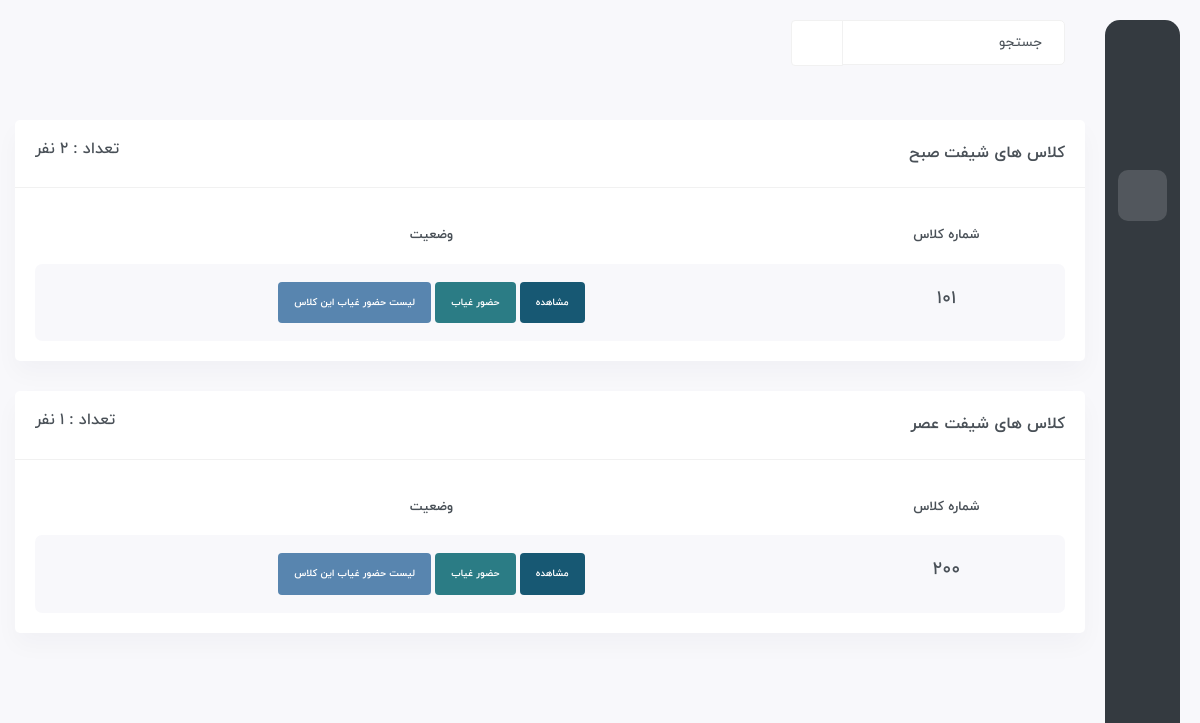
Page / (signed in) on the earlier database version.
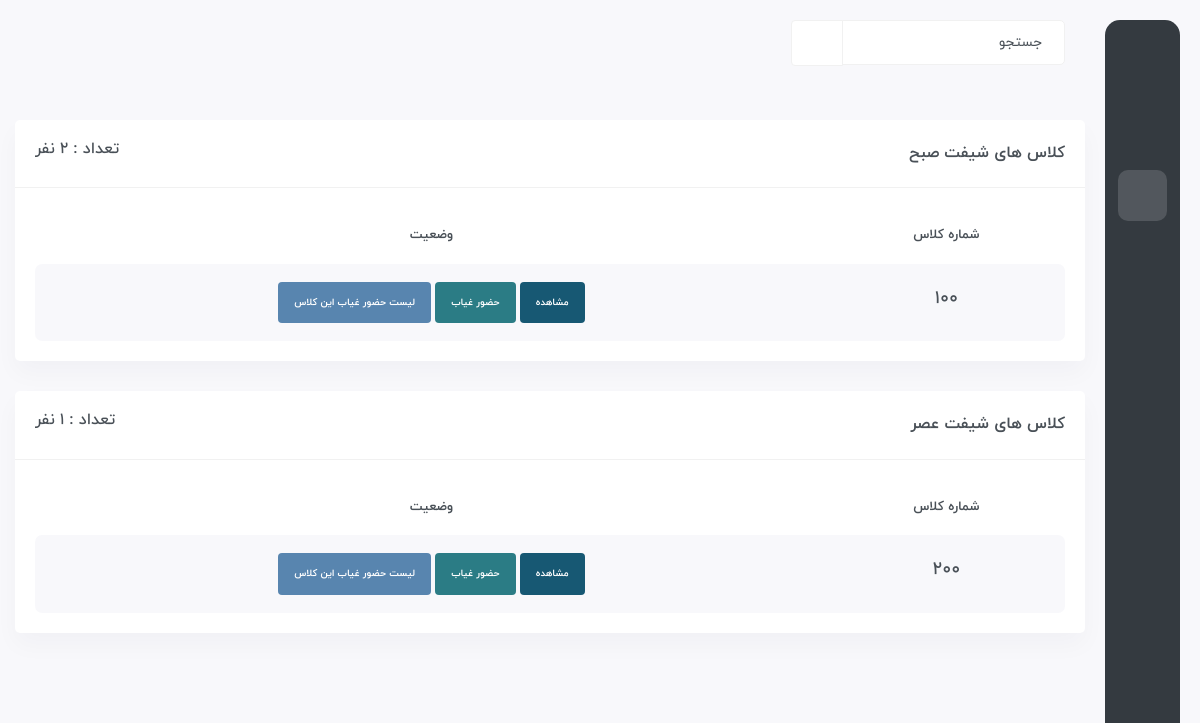
Same page on the later database version.
### Student/models.py (models this page shows, shortened)
class Assign(models.Model):
    class_id = models.ForeignKey(Class, on_delete=models.CASCADE)
    def get_absolute_url(self):
        return reverse('student:class-room', args=[self.class_id.number, self.class_id.shift])

class Class(models.Model):
    number = models.IntegerField()
    shift = models.CharField(choices=SHIFT, max_length=3)

### Student/views.py (the view)
class IndexView(LoginRequiredMixin, generic.View):
    login_url = 'account:login'
    template_name = 'home.html'
    def get(self, request):
        student_m = models.Student.objects.filter(class_id__shift='صبح').count()
        student_e = models.Student.objects.filter(class_id__shift='عصر').count()
        c = {
            'student_m': student_m,
            'student_e': student_e
        }
        assign_m = models.Assign.objects.filter(class_id__shift='صبح')
        assign_e = models.Assign.objects.filter(class_id__shift='عصر')
        if assign_m.exists():
            c['class_room_m'] = assign_m
        if assign_e.exists():
            c['class_room_e'] = assign_e
        return render(request, self.template_name, c)

### Student/templates/home.html (shortened to what this page needs)
{% extends 'base.html' %}
{% load static %}
{% block body %}
	<div id="main-wrapper">
	    <div class="content-body">
		<div class="container">
		    <div class="row">
			<div class="col-xxl-6">
			    <div class="card">
				<div class="card-header align-items-center">
				    <h4 class="card-title">کلاس های شیفت صبح</h4>
				    <h5 class="text-left">تعداد : {{ student_m }} نفر</h5>
				</div>
				<div class="card-body">
				    <div class="table-responsive">
					<table class="table table-striped responsive-table text-center">
					    <thead>
						<tr>
						    <th>شماره کلاس</th>
						    <th>وضعیت</th>
						</tr>
					    </thead>
					    <tbody>
							{% for c in class_room_m %}
								<tr>
									<td>
									<h4>{{ c.class_id.number }}</h4>
									</td>
									<td>
										<div class="badge p-3 bg-primary"><a href="{{ c.get_absolute_url }}" class="text-white">مشاهده</a></div>
										<div class="badge p-3 bg-warning"><a href="{% url 'student:attendance' c.class_id.number %}" class="text-white">حضور غیاب</a></div>
										<div class="badge p-3 bg-secondary"><a href="{% url 'student:attendance-list' c.class_id.number %}" class="text-white">لیست حضور غیاب این کلاس</a></div>
									</td>
								</tr>
							{% endfor %}
					    </tbody>
					</table>
				    </div>
				</div>
			    </div>
			</div>
			<div class="col-xxl-6">
			    <div class="card">
				<div class="card-header align-items-center">
				    <h4 class="card-title">کلاس های شیفت عصر</h4>
				    <h5 class="text-left">تعداد : {{ student_e }} نفر</h5>
				</div>
				<div class="card-body">
				    <div class="table-responsive">
					<table class="table table-striped responsive-table text-center">
					    <thead>
						<tr>
						    <th>شماره کلاس</th>
						    <th>وضعیت</th>
						</tr>
					    </thead>
					    <tbody>
							{% for c in class_room_e %}
								<tr>
									<td>
									<h4>{{ c.class_id.number }}</h4>
									</td>
									<td>
										<div class="badge p-3 bg-primary"><a href="{{ c.get_absolute_url }}" class="text-white">مشاهده</a></div>
										<div class="badge p-3 bg-warning"><a href="{% url 'student:attendance' c.class_id.number %}" class="text-white">حضور غیاب</a></div>
										<div class="badge p-3 bg-secondary"><a href="{% url 'student:attendance-list' c.class_id.number %}" class="text-white">لیست حضور غیاب این کلاس</a></div>
									</td>
								</tr>
							{% endfor %}
					    </tbody>
					</table>
				    </div>
				</div>
			    </div>
			</div>
		    </div>
		</div>
	    </div>
	</div>
{% endblock %}

Differences in the rows shown:
changed through a linked row, Assign (number 1 of 2 on the later page): class_id.number "101" → "100"
